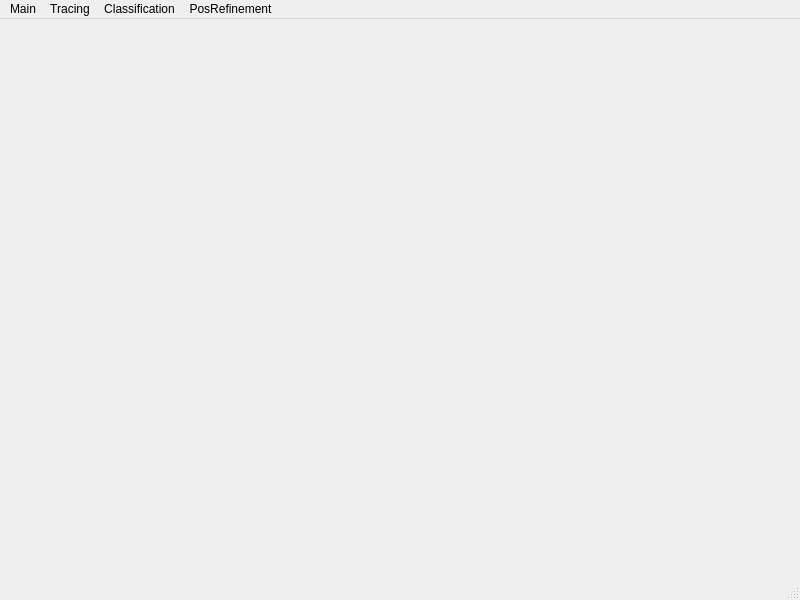
<?xml version="1.0" encoding="UTF-8"?>
<ui version="4.0">
 <class>MainWindow</class>
 <widget class="QMainWindow" name="MainWindow">
  <property name="geometry">
   <rect>
    <x>0</x>
    <y>0</y>
    <width>800</width>
    <height>600</height>
   </rect>
  </property>
  <property name="windowTitle">
   <string>MainWindow</string>
  </property>
  <widget class="QWidget" name="centralwidget"/>
  <widget class="QMenuBar" name="menubar">
   <property name="geometry">
    <rect>
     <x>0</x>
     <y>0</y>
     <width>800</width>
     <height>21</height>
    </rect>
   </property>
   <widget class="QMenu" name="menuMain">
    <property name="title">
     <string>Main</string>
    </property>
   </widget>
   <widget class="QMenu" name="menuTracing">
    <property name="title">
     <string>Tracing</string>
    </property>
    <addaction name="actionRun"/>
   </widget>
   <widget class="QMenu" name="menuClassification">
    <property name="title">
     <string>Classification</string>
    </property>
   </widget>
   <widget class="QMenu" name="menuPosRefinement">
    <property name="title">
     <string>PosRefinement</string>
    </property>
   </widget>
   <addaction name="menuMain"/>
   <addaction name="menuTracing"/>
   <addaction name="menuClassification"/>
   <addaction name="menuPosRefinement"/>
  </widget>
  <widget class="QStatusBar" name="statusbar"/>
  <action name="actionRun">
   <property name="text">
    <string>Run</string>
   </property>
  </action>
 </widget>
 <resources/>
 <connections/>
</ui>
